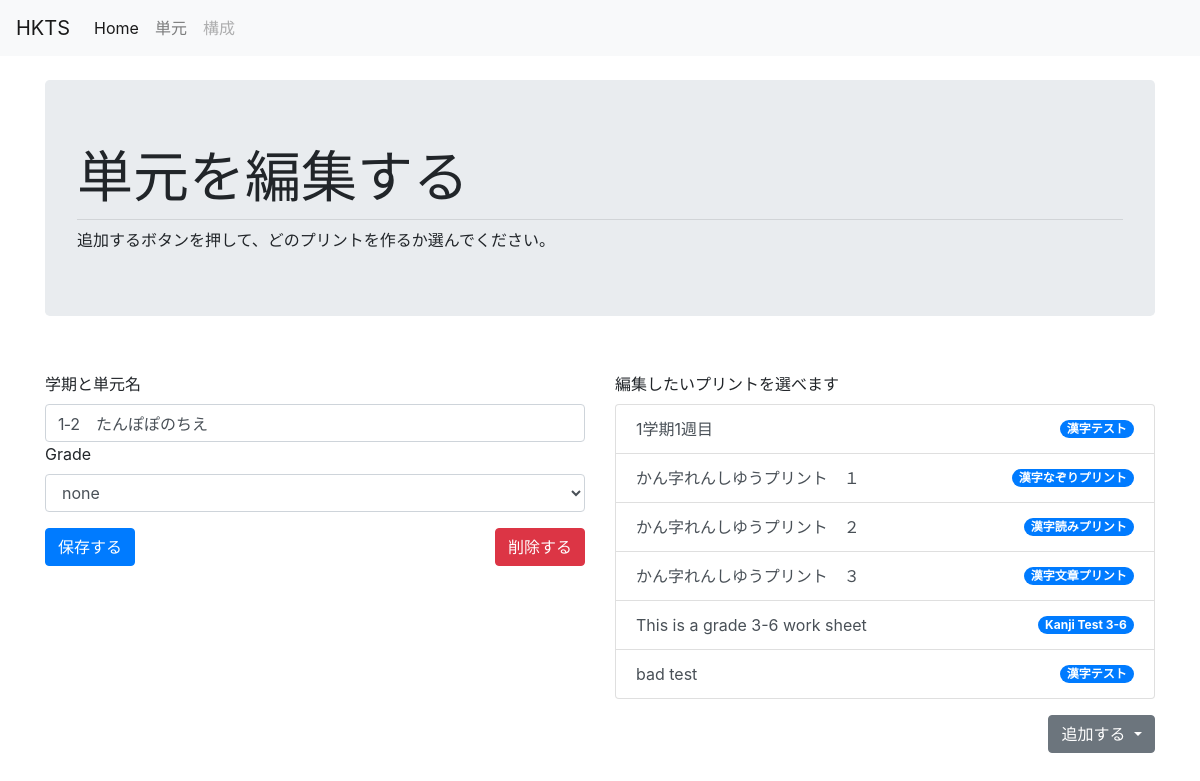
Page /lessons/edit/7 (signed in) on the earlier database version.
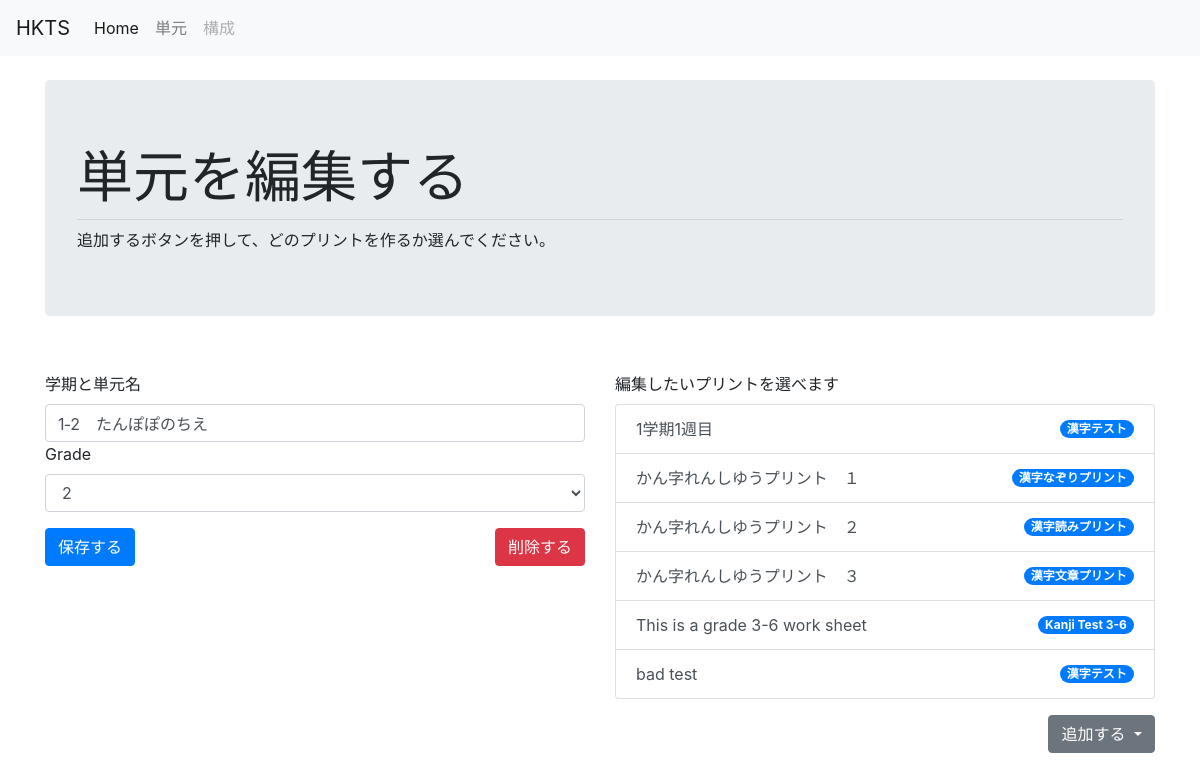
Same page on the later database version.
### hktm/models.py (models this page shows, shortened)
class Lesson(db.Model):
    __tablename__ = 'lesson'
    id = db.Column(db.Integer,primary_key=True)
    name = db.Column(db.Text)
    date = db.Column(db.Text)
    grade = db.Column(db.Integer)
    comments = db.Column(db.Text)
    lesson_materials = db.relationship('LessonMaterial', backref='lesson_material', lazy='dynamic')

class LessonMaterial(db.Model):
    __tablename__ = 'lesson_material'
    id = db.Column(db.Integer,primary_key=True)
    name = db.Column(db.Text) # this can indicate the worksheet name and number
    content = db.Column(db.Text)
    lesson_id = db.Column(db.Integer, db.ForeignKey('lesson.id'))
    material_code = db.Column(db.Text, db.ForeignKey('material_type.code'))
    material = db.relationship("MaterialType")

class MaterialType(db.Model):
    __tablename__ = 'material_type'
    code = db.Column(db.Text,primary_key=True)
    name = db.Column(db.Text)
    instructions = db.Column(db.Text)
    custom_template = db.Column(db.Boolean)

### hktm/lessons/views.py (the view)
@lessons_bp.route('/edit/<int:id>', methods=['GET','POST'])
@login_required
def edit(id):
    lesson_to_edit = Lesson.query.get(id)
    form = AddForm()
    if ',' in current_user.grades:
        grades = current_user.grades.split(',')
        form.grade.choices = [(g, g) for g in grades]
    else:
        form.grade.choices = [(current_user.grades, current_user.grades)]
    if form.validate_on_submit():
        lesson_to_edit.name = form.name.data
        lesson_to_edit.grade = form.grade.data
        db.session.commit()
        return redirect(url_for('lessons.list'))
    elif request.method == 'GET':
        content_list = MaterialType.query.all()
        lesson_content = LessonMaterial.query.filter_by(lesson_id=id)
        form.name.default = lesson_to_edit.name
        form.process()
    return render_template('edit_lesson.html',form=form,
                            lesson_id=lesson_to_edit.id,
                            lesson_content = lesson_content,
                            content_types=content_list
                            )

### hktm/lessons/forms.py
class AddForm(FlaskForm):
    name = StringField(u'学期と単元名')
    grade = SelectField(u'Grade', choices=[])
    submit = SubmitField(u'保存する')

### hktm/models.py (called while the page is built)
@login_manager.user_loader
def load_user(user_id):
    return User.query.get(user_id)

### hktm/lessons/templates/lessons/edit_lesson.html (shortened to what this page needs)
{% extends "chrome.html" %}
{% block content %}
<div class="container-sm">
  <div class="jumbotron">
    <h1 class="display-4">単元を編集する</h1>
    <hr class="my-2">
追加するボタンを押して、どのプリントを作るか選んでください。
  </div>
  <br>
  <form method="POST">
    <div class="row">
      <div class="col-md-6">
        <div class="row">
          <div class="form-group col-xl">
            {{form.name.label}} {{form.name(class='form-control')}}
            {{form.grade.label}} {{form.grade(class='form-control')}}
          </div>
        </div>
        <div class="row">
          <div class='col'>
            {{form.submit(class='btn btn-primary')}}
          </div>
          <div class='col'>
            <button type="button" class="btn btn-danger float-right" data-toggle="modal" data-target="#confirmDelete">削除する</button>
          </div>
        </div>
      </div>
      <div class="col-md-6">
        <div class="row">
          <div class="form-group col-xl">
            <label>編集したいプリントを選べます</label>
            <ul class="list-group">
            {% for c in lesson_content %}
              <li class="list-group-item d-flex justify-content-between align-items-center">
                <a class="list-group-item-action" id=list-{{c.id}} href="{{ url_for('lesson_contents.edit',id=c. id) }}">{{ c.name }}</a>
                <span class="badge badge-primary badge-pill">{{c.material.name}}</span>
              </li>
            {% endfor %}
            </ul>
          </div>
        </div>
        <div class="row">
          <div class='col-md'>
            <div class="dropdown">
              <button class="btn btn-secondary dropdown-toggle float-right" type="button" id="dropdownMenuButton" data-toggle="dropdown" aria-haspopup="true" aria-expanded="false">
                追加する
              </button>
            </div>
        </div>
      </div>
    </div>
  </div>
</form>
  </div>
{% endblock %}

### hktm/templates/chrome.html (shortened to what this page needs)
<!DOCTYPE html>
<html lang="en" dir="ltr">
  <head>
    <link rel="stylesheet" href="https://stackpath.bootstrapcdn.com/bootstrap/4.4.1/css/bootstrap.min.css">
    <link rel="stylesheet" href="/static/questions.css"/>
  </head>
  <body>
    <nav class="navbar navbar-expand-lg navbar-light bg-light">
      <a class="navbar-brand" href="{{ url_for('index') }}">HKTS</a>
      <div class="collapse navbar-collapse" id="navbarSupportedContent">
        <ul class="navbar-nav mr-auto">
          <li class="nav-item active">
            <a class="nav-link" href="{{ url_for('index') }}">Home <span class="sr-only">(current)</span></a>
          </li>
          <li class="nav-item">
            <a class="nav-link" href="{{ url_for('lessons.list') }}">単元</a>
          </li>
          <li class="nav-item">
            <a class="nav-link disabled" href="#">構成</a>
          </li>
        </ul>
      </div>
    </nav>
    <br>
    {% block content %}
    {% endblock %}
  </body>
</html>

Differences in the rows shown:
changed Lesson "1‐2 たんぽぽのちえ": grade "none" → "2"
